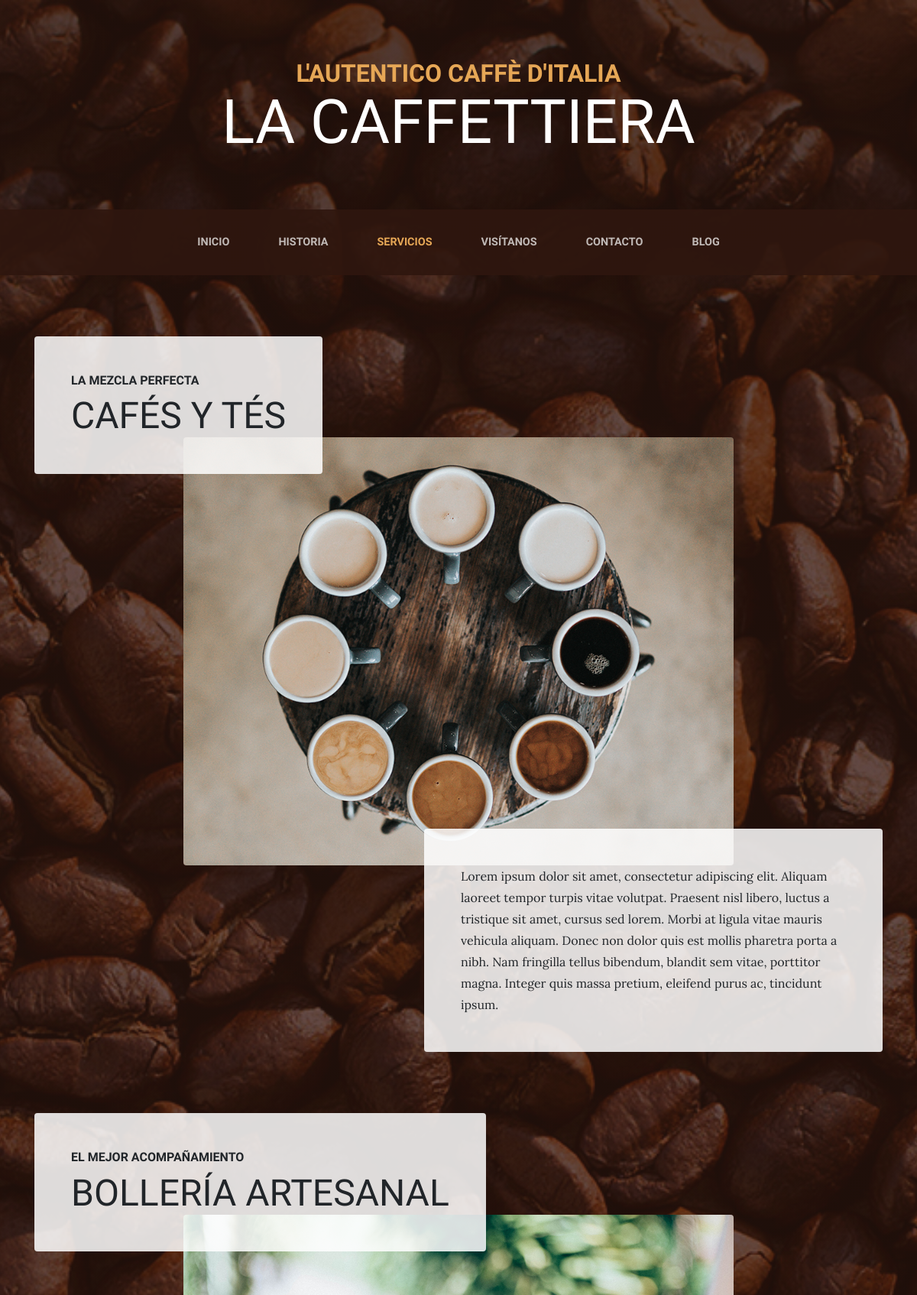
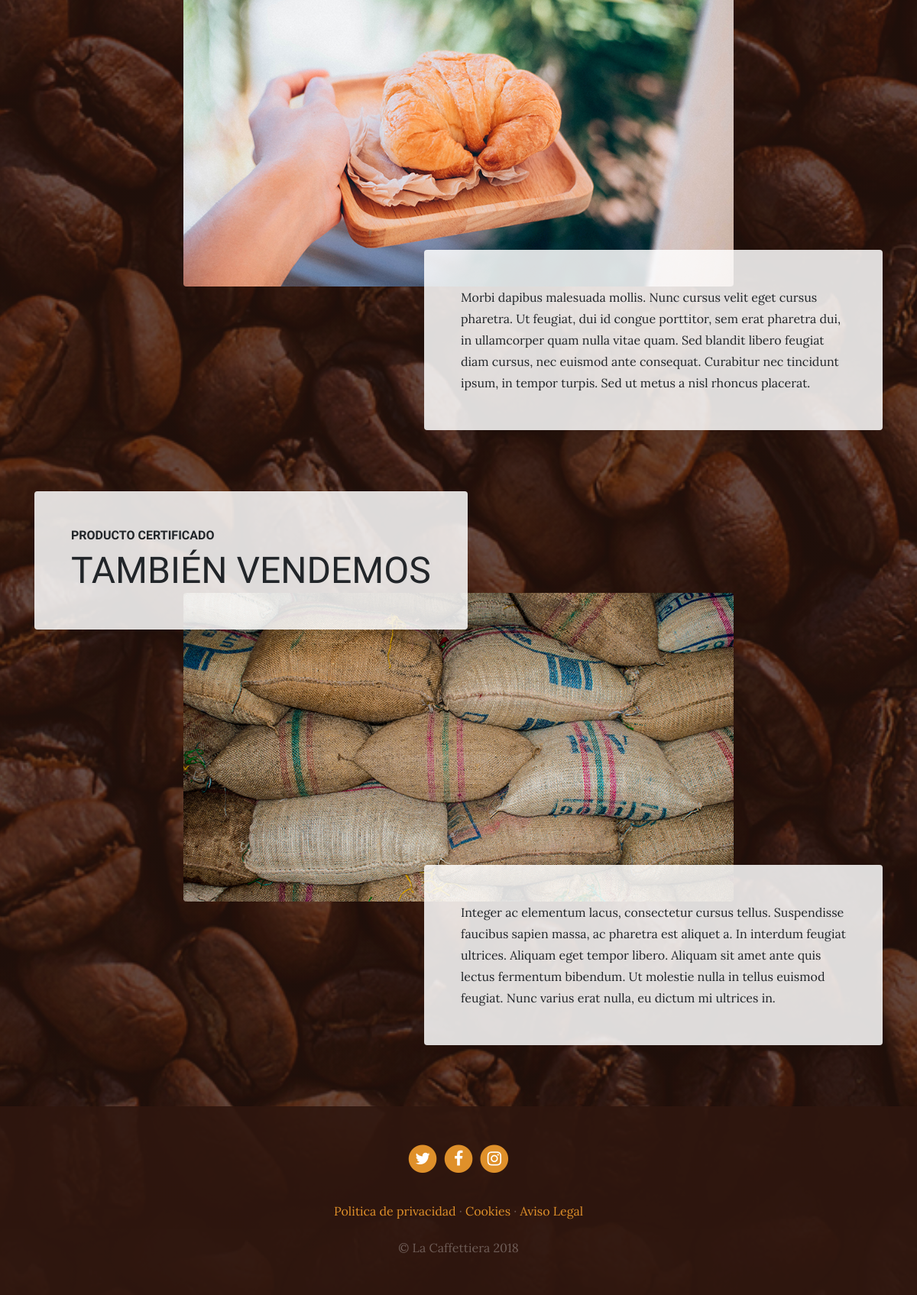
Page /services/ on the committed database (2 pictures, top to bottom).
### services/models.py (models this page shows, shortened)
class Service(models.Model):
    title = models.CharField(max_length=200, verbose_name='Titulo')
    subtitle = models.CharField(max_length=100, verbose_name='Subtitulo')
    content = models.TextField(verbose_name='Contenido')
    image = models.ImageField(upload_to='services', verbose_name='Imagen')
    created = models.DateTimeField(auto_now_add=True, verbose_name='Fecha de creacion')
    updated = models.DateTimeField(auto_now=True, verbose_name='Fecha de modificación')
    class Meta:
        verbose_name = 'Servicio'
        verbose_name_plural = 'Servicios'
        ordering = ['-created']

### pages/models.py (models this page shows, shortened)
class Page(models.Model):
    title = models.CharField(max_length=200, verbose_name='Titulo')
    content = RichTextField(verbose_name='Contenido')  #!Lo sustitumos por el models...
    order = models.SmallIntegerField(verbose_name='Orden', default=0)  #!Ordenar en el orden que quiera el usuario
    created = models.DateTimeField(auto_now_add=True, verbose_name='Fecha de creacion')
    updated = models.DateTimeField(auto_now=True, verbose_name='Fecha de modificación')
    class Meta:
        verbose_name = 'Página'
        verbose_name_plural = 'Páginas'
        ordering = ['order', 'title']

### services/views.py (the view)
# urls.py: path('', views.services, name='services'),
def services(request):
    services = Service.objects.all()
    return render(request, 'services/services.html', {'services': services})

### pages/templatetags/pages_extras.py (called while the page is built)
@register.simple_tag
def get_page_list():
    pages = Page.objects.all()
    return pages

### social/processors.py (called while the page is built)
def ctx_dict(request):
    ctx = {}
    links = Link.objects.all()
    for link in links:
        ctx[link.key] = link.url
    return ctx

### services/templates/services/services.html (shortened to what this page needs)
{% extends 'core/base.html' %}
{% load static %}
{% block content %}
  {% for service in services reversed %}
    <section class="page-section">
      <div class="container">
        <div class="product-item">
          <div class="product-item-title d-flex">
            <div class="bg-faded p-5 d-flex mr-auto rounded">
              <h2 class="section-heading mb-0">
                <span class="section-heading-upper">{{service.subtitle}}</span>
                <span class="section-heading-lower">{{service.title}}</span>
              </h2>
            </div>
          </div>
          <img class="product-item-img mx-auto d-flex rounded img-fluid mb-3 mb-lg-0" src="{{service.image.url}}" alt="">
          <div class="product-item-description d-flex ml-auto">
            <div class="bg-faded p-5 rounded">
              <p class="mb-0">{{service.content}}</p>
            </div>
          </div>
        </div>
      </div>
    </section>
  {% endfor %}
{% endblock %}

### core/templates/core/base.html (shortened to what this page needs)
<!DOCTYPE html>
<html lang="es">
  <head>
    {% load static %}
    <link href="{% static 'core/vendor/bootstrap/css/bootstrap.min.css' %}" rel="stylesheet">
    <link href="{% static 'core/vendor/font-awesome/css/font-awesome.min.css' %}" rel="stylesheet" type="text/css">
    <link href="{% static 'core/css/business-casual.css' %}" rel="stylesheet">
  </head>
  <body>
    <h1 class="site-heading text-center text-white d-none d-lg-block">
      <span class="site-heading-upper text-primary mb-3">L'autentico caffè d'italia</span>
      <span class="site-heading-lower">La Caffettiera</span>
    </h1>
    <nav class="navbar navbar-expand-lg navbar-dark py-lg-4" id="mainNav">
      <div class="container">
        <div class="collapse navbar-collapse" id="navbarResponsive">
          <ul class="navbar-nav mx-auto">
            <li class="nav-item {% if request.path == '/' %}active{% endif %} px-lg-4">                 {% comment %} Condicional para saber en que pagina estamos e iluminar el boton {% endcomment %}
              <a class="nav-link text-uppercase text-expanded" href="{% url 'home' %}">Inicio</a>
            </li>
            <li class="nav-item {% if request.path == '/about/' %}active{% endif %} px-lg-4">
              <a class="nav-link text-uppercase text-expanded" href="{% url 'about' %}">Historia</a>
            </li>
            <li class="nav-item {% if request.path == '/services/' %}active{% endif %} px-lg-4">
              <a class="nav-link text-uppercase text-expanded" href="{% url 'services' %}">Servicios</a>
            </li>
            <li class="nav-item {% if request.path == '/store/' %}active{% endif %} px-lg-4">
              <a class="nav-link text-uppercase text-expanded" href="{% url 'store' %}">Visítanos</a>
            </li>
            <li class="nav-item {% if request.path == '/contact/' %}active{% endif %} px-lg-4">
              <a class="nav-link text-uppercase text-expanded" href="{% url 'contact' %}">Contacto</a>
            </li>
            <li class="nav-item {% if request.path|slice:':6' == '/blog/' %}active{% endif %} px-lg-4"> {% comment %} Comprobamos si en los primeros caracteres contiene blog {% endcomment %}
              <a class="nav-link text-uppercase text-expanded" href="{% url 'blog' %}">Blog</a>
            </li>
          </ul>
        </div>
      </div>
    </nav>
    {% block content %}{% endblock %}   {% comment %} creamos bloque de contenido {% endcomment %}
    <footer class="footer text-faded text-center py-5">
      <div class="container">
        <p class="m-0">
          {% if LINK_TWITTER %}
            <a href="{{LINK_TWITTER}}" class="link">
              <span class="fa-stack fa-lg">
                <i class="fa fa-circle fa-stack-2x"></i>
                <i class="fa fa-twitter fa-stack-1x fa-inverse"></i>
              </span>
            </a>
          {% endif %}
          {% if LINK_FACEBOOK %}
            <a href="{{LINK_FACEBOOK}}" class="link">
              <span class="fa-stack fa-lg">
                <i class="fa fa-circle fa-stack-2x"></i>
                <i class="fa fa-facebook fa-stack-1x fa-inverse"></i>
              </span>
            </a>
          {% endif %}
          {% if LINK_INSTAGRAM %}
            <a href="{{LINK_INSTAGRAM}}" class="link">
              <span class="fa-stack fa-lg">
                <i class="fa fa-circle fa-stack-2x"></i>
                <i class="fa fa-instagram fa-stack-1x fa-inverse"></i>
              </span>
            </a>
          {% endif %}
	    </p>
        <p class="m-0 mbt">
          {% load pages_extras %}
          {% get_page_list as page_list %}
          {% for page in page_list %}
          <a href="{% url 'page' page.id page.title|slugify %}" class="link">{{page.title}}</a>{% if not forloop.last %} ·{% endif %} {% comment %} aplicamos la tag personalizada {% endcomment %}
          {% endfor %}
		</p>
        <p class="m-0 mbt1">&copy; La Caffettiera 2018</p>
      </div>
	</footer>
  </body>
</html>

### core/static/core/css/business-casual.css (style rules this page uses)
body { font-family: 'Lora'; background: linear-gradient(rgba(47, 23, 15, 0.65), rgba(47, 23, 15, 0.65)), url("../img/bg.jpg"); background-attachment: fixed; background-position: center; background-size: cover; }
h1, h2, h3, h4, h5, h6 { font-family: 'Raleway'; }
p { line-height: 1.75; }
.text-faded { color: rgba(255, 255, 255, 0.3); }
.site-heading { margin-top: 5rem; margin-bottom: 5rem; text-transform: uppercase; line-height: 1; font-family: 'Raleway'; }
.site-heading .site-heading-upper { display: block; font-size: 2rem; font-weight: 800; }
.site-heading .site-heading-lower { font-size: 5rem; font-weight: 100; line-height: 4rem; }
.page-section { margin-top: 5rem; margin-bottom: 5rem; }
.section-heading { text-transform: uppercase; }
.section-heading .section-heading-upper { display: block; font-size: 1rem; font-weight: 800; padding-bottom:.5rem; }
.section-heading .section-heading-lower { display: block; font-size: 3rem; font-weight: 100; }
.bg-faded { background-color: rgba(255, 255, 255, 0.85); }
#mainNav { background-color: rgba(47, 23, 15, 0.9); font-family: 'Raleway'; }
#mainNav .navbar-nav .nav-item .nav-link { color: rgba(255, 255, 255, 0.7); font-weight: 800; }
#mainNav .navbar-nav .nav-item.active .nav-link { color: #e6a756; }
@media (min-width: 992px) { #mainNav .navbar-nav .nav-item .nav-link { font-size: 0.9rem; } }
@media (min-width: 992px) { .product-item .product-item-title { position: relative; z-index: 1; margin-bottom: -3rem; } }
@media (min-width: 992px) { .product-item .product-item-img { position: relative; z-index: 0; max-width: 60vw; } }
@media (min-width: 992px) { .product-item .product-item-description { position: relative; z-index: 1; margin-top: -3rem; max-width: 50vw; } }
.footer { background-color: rgba(47, 23, 15, 0.9); }
.text-primary { color: #e6a756 !important; }
.mbt { padding-top: 2rem; }
.mbt1 { padding-top: 1.25rem; }
a.link { color: #df902a; }

### rows in the picture
Service: subtitle "LA MEZCLA PERFECTA", title "CAFÉS Y TÉS", image (picture), content "Lorem ipsum dolor sit amet, consectetur adipiscing elit. Aliquam laoreet tempor turpis vitae volutpat. Praesent nisl libero, luctus a tristique sit amet, cursus sed lorem. Morbi at ligula vitae mauris vehicula aliquam. Donec non dolor quis est mollis pharetra porta a nibh. Nam fringilla tellus bibendum, blandit sem vitae, porttitor magna. Integer quis massa pretium, eleifend purus ac, tincidunt ipsum."
Service: subtitle "EL MEJOR ACOMPAÑAMIENTO", title "BOLLERÍA ARTESANAL", image (picture), content "Morbi dapibus malesuada mollis. Nunc cursus velit eget cursus pharetra. Ut feugiat, dui id congue porttitor, sem erat pharetra dui, in ullamcorper quam nulla vitae quam. Sed blandit libero feugiat diam cursus, nec euismod ante consequat. Curabitur nec tincidunt ipsum, in tempor turpis. Sed ut metus a nisl rhoncus placerat."
Service: subtitle "PRODUCTO CERTIFICADO", title "TAMBIÉN VENDEMOS", image (picture), content "Integer ac elementum lacus, consectetur cursus tellus. Suspendisse faucibus sapien massa, ac pharetra est aliquet a. In interdum feugiat ultrices. Aliquam eget tempor libero. Aliquam sit amet ante quis lectus fermentum bibendum. Ut molestie nulla in tellus euismod feugiat. Nunc varius erat nulla, eu dictum mi ultrices in."
Page: title "Politica de privacidad"
Page: title "Cookies"
Page: title "Aviso Legal"
